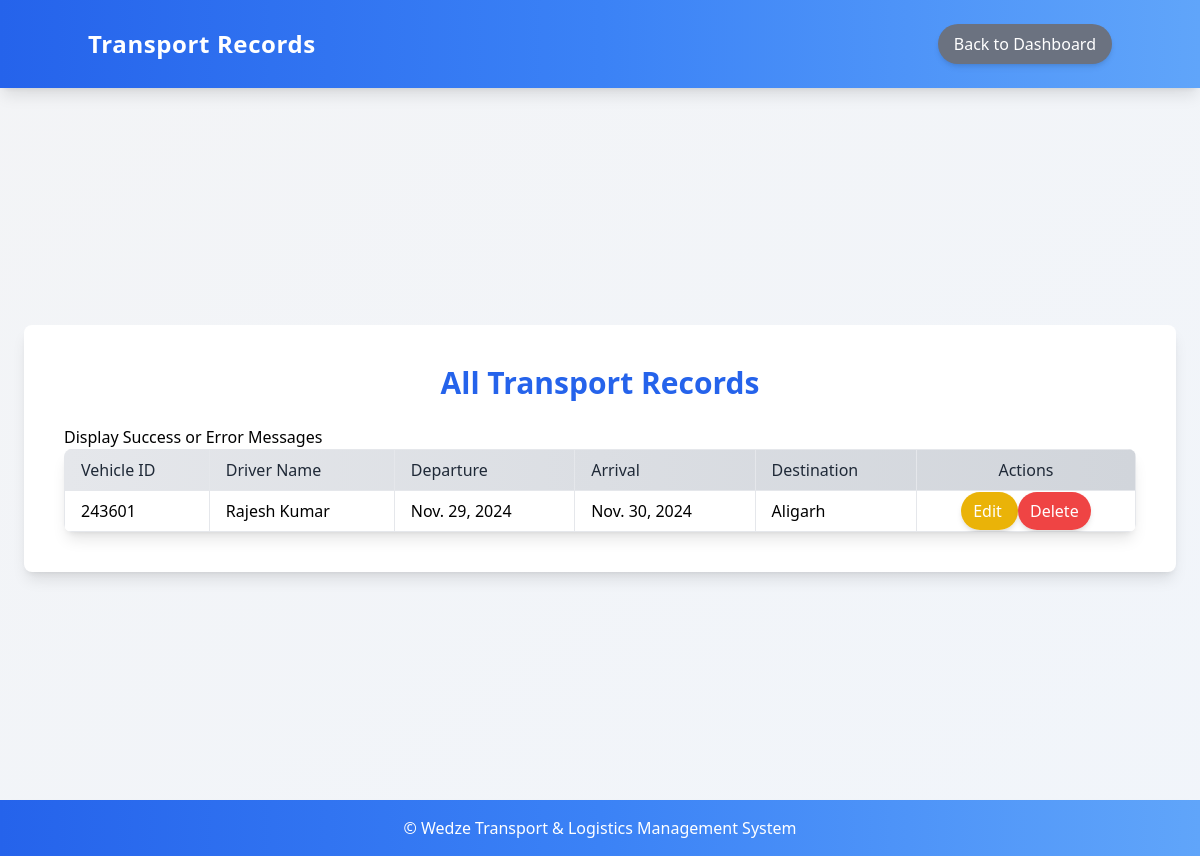
The app's page /transport/ (signed in) with its own data.
### app/models.py (models this page shows, shortened)
class TransportRecord(models.Model):
    user = models.ForeignKey(User, on_delete=models.CASCADE)  # Add user association
    vehicle_id = models.CharField(max_length=50, unique=True)
    driver_name = models.CharField(max_length=100)
    departure_date = models.DateField()
    arrival_date = models.DateField()
    cargo_description = models.TextField()
    destination = models.CharField(max_length=200)

### app/views.py (the view)
# urls.py: path('transport/', views.list_transport, name='list_transport'),
@login_required
def list_transport(request):
    records = TransportRecord.objects.filter(user=request.user)  # Filter by user
    return render(request, 'list_transport.html', {'records': records})

### app/templates/list_transport.html (shortened to what this page needs)
<!DOCTYPE html>
<html>
<head>
    {% load static %}
    <link href="{% static 'css/output.css' %}" rel="stylesheet">
</head>
<body class="bg-gradient-to-br from-gray-100 to-blue-50">
    <nav class="bg-gradient-to-r from-blue-600 via-blue-500 to-blue-400 text-white p-6 shadow-lg fixed top-0 w-full z-50">
        <div class="container mx-auto flex justify-between items-center">
            <h1 class="text-2xl font-bold tracking-wide">Transport Records</h1>
            <a href="{% url 'dashboard' %}" class="bg-gray-500 px-4 py-2 rounded-full shadow-md hover:bg-gray-600 transition-all">Back to Dashboard</a>
        </div>
    </nav>
    <div class="content-wrapper fade-in pt-24">
        <div class="bg-white p-10 rounded-lg shadow-lg w-full max-w-6xl">
            <h2 class="text-3xl font-bold mb-6 text-center text-blue-600">All Transport Records</h2>
            Display Success or Error Messages
            <table class="table-auto w-full border-collapse rounded-lg overflow-hidden shadow-lg">
                <thead class="bg-gradient-to-r from-gray-200 to-gray-300">
                    <tr>
                        <th class="border px-4 py-2 text-left font-medium text-gray-800">Vehicle ID</th>
                        <th class="border px-4 py-2 text-left font-medium text-gray-800">Driver Name</th>
                        <th class="border px-4 py-2 text-left font-medium text-gray-800">Departure</th>
                        <th class="border px-4 py-2 text-left font-medium text-gray-800">Arrival</th>
                        <th class="border px-4 py-2 text-left font-medium text-gray-800">Destination</th>
                        <th class="border px-4 py-2 text-center font-medium text-gray-800">Actions</th>
                    </tr>
                </thead>
                <tbody class="bg-white divide-y divide-gray-200">
                    {% for record in records %}
                    <tr class="hover:bg-blue-50">
                        <td class="border px-4 py-2">{{ record.vehicle_id }}</td>
                        <td class="border px-4 py-2">{{ record.driver_name }}</td>
                        <td class="border px-4 py-2">{{ record.departure_date }}</td>
                        <td class="border px-4 py-2">{{ record.arrival_date }}</td>
                        <td class="border px-4 py-2">{{ record.destination }}</td>
                        <td class="border px-4 py-2 text-center">
                            <a href="{% url 'update_transport' record.id %}"
                               class="bg-yellow-500 text-white px-3 py-2 rounded-full shadow-md hover:bg-yellow-600 transition-all">
                               Edit
                            </a>
                            <a href="{% url 'delete_transport' record.id %}"
                               class="bg-red-500 text-white px-3 py-2 rounded-full shadow-md hover:bg-red-600 transition-all">
                               Delete
                            </a>
                        </td>
                    </tr>
                    {% endfor %}
                </tbody>
            </table>
        </div>
    </div>
    <footer class="bg-gradient-to-r from-blue-600 via-blue-500 to-blue-400 text-white text-center py-4 shadow-lg">
        <p>© Wedze Transport & Logistics Management System</p>
    </footer>
</body>
</html>

### app/templates/list_transport.html (style rules this page uses)
body { background: linear-gradient(135deg, #3b82f6, #34d399, #fbbf24, #1e3a8a); background-size: 200% 200%; animation: subtleGradient 12s infinite ease-in-out; }
.fade-in { animation: fadeIn 1.5s ease-in-out; }
tbody tr { transition: background-color 0.3s ease-in-out, transform 0.3s ease-in-out; }
a { transition: transform 0.3s ease-in-out, background-color 0.3s ease-in-out; }
.content-wrapper { display: flex; flex-direction: column; justify-content: center; align-items: center; min-height: 100vh; }

### records on screen
TransportRecord: vehicle_id "243601", driver_name "Rajesh Kumar", departure_date "Nov. 29, 2024", arrival_date "Nov. 30, 2024", destination "Aligarh"
